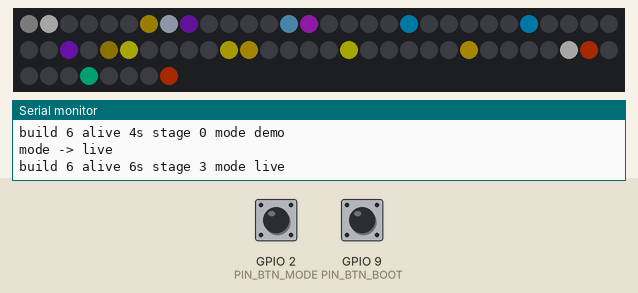
A program run on a simulated Seeed XIAO ESP32-C3. On the bench: 68 RGB LEDs in strip order, left to right, continuing on the next row, the last lines printed to the serial monitor. The inputs (shaded band) are chosen by the test bench; at power-on: GPIO 9 (PIN_BTN_BOOT) LOW, GPIO 2 (PIN_BTN_MODE) HIGH. Dim RGB values are drawn brighter than linear.

Above: at 7.0 s.
7.1 s: GPIO 9 (PIN_BTN_BOOT) pulled HIGH for 0.15 s
At 7.35 s:
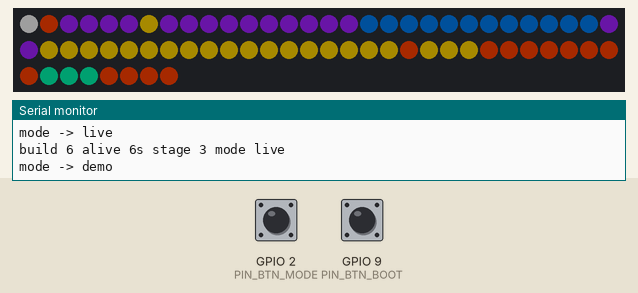
7.8 s: GPIO 9 (PIN_BTN_BOOT) pulled HIGH for 0.15 s
At 8.42 s:
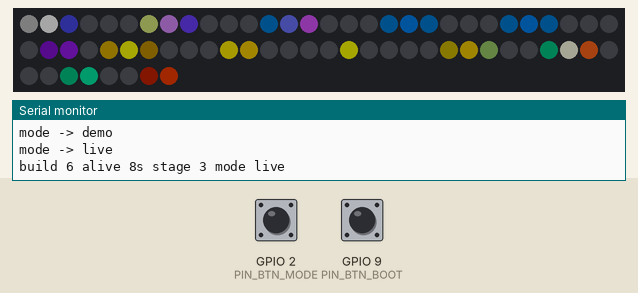
8.5 s: GPIO 9 (PIN_BTN_BOOT) pulled HIGH for 1 s
At 9.59 s:
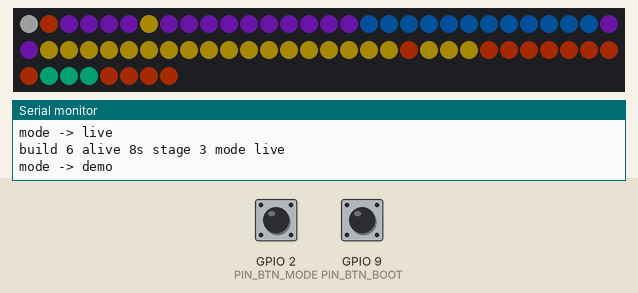
10.1 s: GPIO 9 (PIN_BTN_BOOT) pulled HIGH for 3.2 s
At 12.02 s:
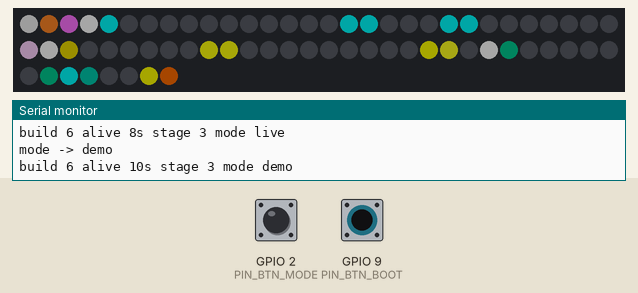
13.9 s: GPIO 9 (PIN_BTN_BOOT) pulled HIGH for 0.15 s
14.6 s: GPIO 9 (PIN_BTN_BOOT) pulled HIGH for 0.15 s
At 15.53 s:
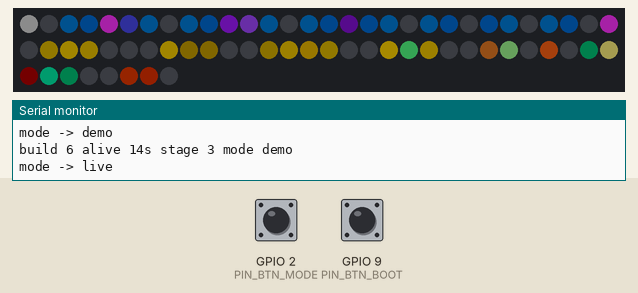

Measured:
- after the input at 7.1 s, the LEDs: change after 0.17 s (image 1)
- after the input at 7.8 s, the LEDs: first change after 0.16 s (image 2 shows a later state)
- after the input at 8.5 s, the LEDs: first differ from a run without the input after 1.0 s (image 3)
- after the input at 14.6 s, the LEDs: first change after 0.16 s (image 5 shows a later state)

The program:

main.cpp
```cpp
// Vancouver SkyTrain LED map - v3 firmware
// One WS2812B (XL-1615RGBC) per station, 68 LEDs total.
// Index tables are GENERATED from ai-v3/input/vancouver.json by
// tools/export_placement.py -> include/firmware_tables.h. Regenerate after
// any layout/chain change; never edit the tables by hand.
//
// Board: any XIAO module on the back (U1, DNP footprint). Pin assignments
// read off the PCB itself, not assumed - XIAO pad -> net:
//   pad 8  = D7 -> LED_IN, straight into LED1 DI (no level shifter on v3)
//   pad 1  = D0 -> BUTTON_01 (SW1)      pad 3 = D2 -> BUTTON_03 (SW3)
//   pad 2  = D1 -> BUTTON_02 (SW2)      pad 4 = D3 -> BUTTON_04 (SW4)
//   pad 13 = GND, pad 14 = 5V (VBUS) -> the LED +5V rail
// The switches are DNP; their pins idle high on the internal pull-ups.
// D7 is GPIO20 on the ESP32-C3 (GPIO1 on the RP2040) - the name is what
// matters, the core maps it to the right GPIO per board.
//
// Because SW1..SW4 are unpopulated, the only button on the assembly is the
// XIAO module's own BOOT button. On the ESP32-C3 that button is wired to
// GPIO9 = D9 with an external pull-up, and D9 is not connected to anything
// on this PCB, so it is free to use as the mode button. GPIO9 is a strapping
// pin: held low at reset the chip enters serial download mode instead of
// running this sketch, so it is only ever read after boot, and as a plain
// INPUT - the module already has the pull-up and enabling the internal one
// in parallel would only lower its value.

#include <Arduino.h>
#include "FastLED.h"
#include "firmware_tables.h"

constexpr uint8_t PIN_LED_DATA = D7;
constexpr uint8_t PIN_BTN_MODE = D0;   // SW1, DNP - harmless to read
constexpr uint8_t PIN_BTN_BOOT = D9;   // XIAO BOOT button, GPIO9
const uint32_t BAUD_RATE = 115200;
const uint8_t BUILD_NUMBER = 6;

// Bring-up staging. The LED driver is brought up from loop() rather than
// setup() so the heartbeat below starts printing before the RMT driver is
// touched: on a USB-CDC board the boot banner is gone before a monitor can
// attach, so "which stage did it reach" is the only thing you can actually
// read back. 0 = booted, 1 = FastLED up, 2 = chain tested, 3 = animating.
volatile uint8_t stage = 0;
const uint32_t LED_INIT_DELAY_MS = 4000;   // let USB CDC enumerate first

CRGB leds[NUM_LEDS];

uint8_t brightness = 40;

// 68 LEDs at full white would pull ~4 A; the board is fed from the XIAO's
// USB connector, so cap well under what a PC port and the module's VBUS
// trace will carry. Raise it when running from a dedicated 5 V supply on
// the +5V test point.
const uint32_t MAX_MILLIAMPS = 900;

// Two modes, toggled by the BOOT button.
//   DEMO - trains sweep the map fast enough to read at a glance. The boot
//          default, so the board explains itself when it powers on.
//   LIVE - the pace of the real system: about two minutes per station hop.
//          Nothing here is a schedule and there is no clock on this board;
//          "live" means faithful motion, not accurate departures.
enum Mode : uint8_t { MODE_DEMO = 0, MODE_LIVE = 1 };
Mode mode = MODE_DEMO;

const float LIVE_HOP_SECONDS = 120.0f;

// Service level in LIVE, and the one number worth tuning. Train count falls
// out of it: a round trip takes loopLen * LIVE_HOP_SECONDS, so trains in
// service = round_trip / headway. 720 s is late-evening service and leaves
// dark gaps between trains; 300 s is peak and lights roughly two thirds of
// the Expo Line at once.
const float LIVE_HEADWAY_SECONDS = 720.0f;

// Only DEMO leaves trails - LIVE redraws from black because its trains are
// drawn across two LEDs at fractional brightness and a fade would fight it.
const uint8_t DEMO_FADE_PER_FRAME = 24;

// A frame longer than this (a mode-change flash, a USB stall) advances the
// trains by this much at most, so the map never lurches.
const float MAX_FRAME_SECONDS = 0.1f;

// Full white on all 68 is the harshest thing this board does; the self test
// only has to prove each LED lights, so it does it well below full scale.
const CRGB SELFTEST_WHITE = CRGB(0x50, 0x50, 0x50);

// One colour per route, not per line. TransLink's own palette cannot work
// here: Expo's two branches cover 48 of the 68 station slots and Canada
// Line's teal (0x009AC7) is within a few degrees of Expo's blue (0x005DAA),
// which at this brightness makes the whole map read blue and yellow. So the
// two branch routes get hues of their own and Canada Line is pushed well
// away from blue. Hues are spread around the wheel (~15, 50, 165, 210, 285)
// to stay separable on a WS2812 at brightness 40.
const CRGB COLOR_EXPO = CRGB(0x00, 0x5D, 0xAA);          // TransLink blue, kept
const CRGB COLOR_EXPO_BRANCH = CRGB(0xA0, 0x20, 0xFF);   // violet
const CRGB COLOR_MILLENNIUM = CRGB(0xFD, 0xD0, 0x05);    // TransLink yellow, kept
const CRGB COLOR_CANADA = CRGB(0x00, 0xD0, 0x90);        // green-cyan
const CRGB COLOR_CANADA_BRANCH = CRGB(0xFF, 0x40, 0x00); // orange-red
const CRGB COLOR_SEABUS = CRGB(0xC0, 0xC0, 0xC0);

// Trains are positions on an out-and-back loop rather than objects that walk
// to a terminus and reverse: the loop is 2*(count-1) hops long, and N trains
// sit evenly spaced around it, all advancing together. Train count then costs
// nothing - 20 trains is the same work as 2 - and the spacing is exact.
struct Route {
  const int *idx;          // LED index per station along the route
  int count;
  CRGB color;
  float demoHopSeconds;    // each track gets its own DEMO cadence, 1-3 s
  float head;              // lead train, in fractional station-hops
};

Route routes[] = {
  {LINE_EXPO_LANGLEY_CITY_CENTRE, LINE_EXPO_LANGLEY_CITY_CENTRE_COUNT,
   COLOR_EXPO, 1.0f, 0.0f},
  {LINE_EXPO_PRODUCTION_WAY, LINE_EXPO_PRODUCTION_WAY_COUNT,
   COLOR_EXPO_BRANCH, 1.5f, 0.0f},
  {LINE_MILLENNIUM, LINE_MILLENNIUM_COUNT, COLOR_MILLENNIUM, 2.0f, 0.0f},
  {LINE_CANADA_YVR, LINE_CANADA_YVR_COUNT, COLOR_CANADA, 2.5f, 0.0f},
  {LINE_CANADA_RICHMOND_BRIGHOUSE, LINE_CANADA_RICHMOND_BRIGHOUSE_COUNT,
   COLOR_CANADA_BRANCH, 3.0f, 0.0f},
};
const int ROUTE_COUNT = sizeof(routes) / sizeof(routes[0]);

inline int loopLen(const Route &rt) {
  return (rt.count > 1) ? 2 * (rt.count - 1) : 1;
}

// Loop position -> station. 0..count-1 runs out to the far terminus, then
// back down to 1, so the loop closes without parking a train at either end.
inline int stationAt(const Route &rt, int p) {
  const int L = loopLen(rt);
  p %= L;
  if (p < 0) p += L;
  return (p < rt.count) ? p : (L - p);
}

inline int trainCount(const Route &rt) {
  if (mode == MODE_DEMO) return (loopLen(rt) >= 40) ? 3 : 2;
  const int n =
      (int)lroundf(loopLen(rt) * LIVE_HOP_SECONDS / LIVE_HEADWAY_SECONDS);
  return (n < 1) ? 1 : n;
}

// Power-on chain check: walk one lit LED from the first to the last, then
// flash every LED once. On a new board this shows at a glance that all 68
// are alive and in chain order - if the walk stops part way, the break is
// at the LED it stopped on.
void chainSelfTest() {
  for (int i = 0; i < NUM_LEDS; i++) {
    fill_solid(leds, NUM_LEDS, CRGB::Black);
    leds[i] = SELFTEST_WHITE;
    FastLED.show();
    delay(18);
  }
  for (int f = 0; f < 2; f++) {
    fill_solid(leds, NUM_LEDS, SELFTEST_WHITE);
    FastLED.show();
    delay(120);
    fill_solid(leds, NUM_LEDS, CRGB::Black);
    FastLED.show();
    delay(120);
  }
}

void setup() {
  Serial.begin(BAUD_RATE);
#if defined(ARDUINO_ARCH_ESP32)
  Serial.setTxTimeoutMs(0);   // never block waiting for a USB host to attach
#endif
  Serial.println("SkyTrain map v3 build " + String(BUILD_NUMBER));

  pinMode(PIN_BTN_MODE, INPUT_PULLUP);
  pinMode(PIN_BTN_BOOT, INPUT);   // module already pulls GPIO9 up
}

void startLeds() {
  FastLED.addLeds<WS2812B, PIN_LED_DATA, GRB>(leds, NUM_LEDS);
  FastLED.setBrightness(brightness);
  // USB powered: hard cap regardless of brightness/animation choices
  FastLED.setMaxPowerInVoltsAndMilliamps(5, MAX_MILLIAMPS);
}

void advanceTrains(float dtSeconds) {
  for (int r = 0; r < ROUTE_COUNT; r++) {
    Route &rt = routes[r];
    const float hop =
        (mode == MODE_DEMO) ? rt.demoHopSeconds : LIVE_HOP_SECONDS;
    rt.head = fmodf(rt.head + dtSeconds / hop, (float)loopLen(rt));
  }
}

void drawTrains() {
  for (int r = 0; r < ROUTE_COUNT; r++) {
    Route &rt = routes[r];
    const int L = loopLen(rt);
    const int n = trainCount(rt);
    const float spacing = (float)L / (float)n;
    for (int t = 0; t < n; t++) {
      const float p = fmodf(rt.head + spacing * (float)t, (float)L);
      const int p0 = (int)floorf(p);
      // A train between two stations lights both, split by how far along it
      // is. At two minutes a hop this glide is the only visible motion, and
      // it is what keeps LIVE from looking like a still map that twitches.
      const uint8_t w1 = (uint8_t)lroundf((p - (float)p0) * 255.0f);
      const uint8_t w0 = 255 - w1;
      // Additive, so an interchange carrying two lines blends their colours.
      leds[rt.idx[stationAt(rt, p0)]] += CRGB(rt.color).nscale8(w0);
      leds[rt.idx[stationAt(rt, p0 + 1)]] += CRGB(rt.color).nscale8(w1);
    }
  }
}

// Switching into LIVE makes the map go nearly still, which looks like a
// crash. Light every route in its own colour once so the press is visibly
// acknowledged.
void flashModeCue() {
  fill_solid(leds, NUM_LEDS, CRGB::Black);
  for (int r = 0; r < ROUTE_COUNT; r++) {
    for (int i = 0; i < routes[r].count; i++) {
      leds[routes[r].idx[i]] = routes[r].color;
    }
  }
  leds[LINE_SEABUS[0]] = COLOR_SEABUS;
  FastLED.show();
  delay(180);
  fill_solid(leds, NUM_LEDS, CRGB::Black);
  FastLED.show();
  delay(120);
}

void setMode(Mode m) {
  mode = m;
  Serial.printf("mode -> %s\n", (m == MODE_DEMO) ? "demo" : "live");
  flashModeCue();
}

void handleButtons() {
  static uint32_t lastChange = 0;
  static bool prevPressed = false;
  // Both are active-low: BOOT through the module's external pull-up, SW1
  // through the internal one (and SW1 is DNP, so it never really reads low).
  const bool pressed = (digitalRead(PIN_BTN_BOOT) == LOW) ||
                       (digitalRead(PIN_BTN_MODE) == LOW);
  if (pressed && !prevPressed && (millis() - lastChange) > 250) {
    lastChange = millis();
    setMode((mode == MODE_DEMO) ? MODE_LIVE : MODE_DEMO);
  }
  prevPressed = pressed;
}

void loop() {
  // Heartbeat first, so it reports even if a later stage wedges.
  EVERY_N_MILLISECONDS(2000) {
    Serial.printf("build %u alive %lus stage %u mode %s\n",
                  BUILD_NUMBER, millis() / 1000, stage,
                  (mode == MODE_DEMO) ? "demo" : "live");
  }

  if (stage == 0) {
    if (millis() < LED_INIT_DELAY_MS) return;
    startLeds();
    stage = 1;
    return;
  }
  if (stage == 1) {
    chainSelfTest();
    stage = 2;
    return;
  }
  if (stage == 2) {
    stage = 3;
  }

  handleButtons();

  static uint32_t lastFrame = 0;
  const uint32_t now = millis();
  if (lastFrame == 0) lastFrame = now;
  float dt = (float)(now - lastFrame) / 1000.0f;
  lastFrame = now;
  if (dt > MAX_FRAME_SECONDS) dt = MAX_FRAME_SECONDS;
  advanceTrains(dt);

  if (mode == MODE_DEMO) {
    fadeToBlackBy(leds, NUM_LEDS, DEMO_FADE_PER_FRAME);
  } else {
    fill_solid(leds, NUM_LEDS, CRGB::Black);
  }
  drawTrains();

  // SeaBus: slow breathing pulse
  leds[LINE_SEABUS[0]] = COLOR_SEABUS;
  leds[LINE_SEABUS[0]].nscale8(beatsin8(6, 20, 255));

  FastLED.show();
  delay(16);
}
```

firmware_tables.h
```cpp
// GENERATED by export_placement.py - do not edit by hand.
// City: vancouver. LED index = position in data chain.
#pragma once

const uint16_t NUM_LEDS = 68;

const int LINE_EXPO_PRODUCTION_WAY_COUNT = 20;
const int LINE_EXPO_PRODUCTION_WAY[] = {
      1, // Waterfront
      2, // Burrard
      3, // Granville
      4, // Stadium–Chinatown
      5, // Main Street–Science World
      6, // Commercial–Broadway
      7, // Nanaimo
      8, // 29th Avenue
      9, // Joyce–Collingwood
     10, // Patterson
     11, // Metrotown
     12, // Royal Oak
     13, // Edmonds
     14, // 22nd Street
     15, // New Westminster
     16, // Columbia
     29, // Sapperton
     30, // Braid
     31, // Lougheed Town Centre
     32, // Production Way–University
};

const int LINE_EXPO_LANGLEY_CITY_CENTRE_COUNT = 28;
const int LINE_EXPO_LANGLEY_CITY_CENTRE[] = {
      1, // Waterfront
      2, // Burrard
      3, // Granville
      4, // Stadium–Chinatown
      5, // Main Street–Science World
      6, // Commercial–Broadway
      7, // Nanaimo
      8, // 29th Avenue
      9, // Joyce–Collingwood
     10, // Patterson
     11, // Metrotown
     12, // Royal Oak
     13, // Edmonds
     14, // 22nd Street
     15, // New Westminster
     16, // Columbia
     17, // Scott Road
     18, // Gateway
     19, // Surrey Central
     20, // King George
     21, // Green Timbers
     22, // 152 Street
     23, // Fleetwood
     24, // Bakerview
     25, // Hillcrest
     26, // Clayton
     27, // Willowbrook
     28, // Langley City Centre
};

const int LINE_MILLENNIUM_COUNT = 23;
const int LINE_MILLENNIUM[] = {
     52, // Arbutus
     51, // South Granville
     50, // Oak–VGH
     49, // Broadway–City Hall
     48, // Mount Pleasant
     47, // Great Northern Way–Emily Carr
     46, // VCC–Clark
      6, // Commercial–Broadway
     45, // Renfrew
     44, // Rupert
     43, // Gilmore
     42, // Brentwood Town Centre
     41, // Holdom
     40, // Sperling–Burnaby Lake
     39, // Lake City Way
     32, // Production Way–University
     31, // Lougheed Town Centre
     33, // Burquitlam
     34, // Moody Centre
     35, // Inlet Centre
     36, // Coquitlam Central
     37, // Lincoln
     38, // Lafarge Lake–Douglas
};

const int LINE_CANADA_YVR_COUNT = 13;
const int LINE_CANADA_YVR[] = {
      1, // Waterfront
     53, // Vancouver City Centre
     54, // Yaletown–Roundhouse
     55, // Olympic Village
     49, // Broadway–City Hall
     56, // King Edward
     57, // Oakridge–41st Avenue
     58, // Langara–49th Avenue
     59, // Marine Drive
     60, // Bridgeport
     61, // Templeton
     62, // Sea Island Centre
     63, // YVR–Airport
};

const int LINE_CANADA_RICHMOND_BRIGHOUSE_COUNT = 14;
const int LINE_CANADA_RICHMOND_BRIGHOUSE[] = {
      1, // Waterfront
     53, // Vancouver City Centre
     54, // Yaletown–Roundhouse
     55, // Olympic Village
     49, // Broadway–City Hall
     56, // King Edward
     57, // Oakridge–41st Avenue
     58, // Langara–49th Avenue
     59, // Marine Drive
     60, // Bridgeport
     64, // Capstan
     65, // Aberdeen
     66, // Lansdowne
     67, // Richmond–Brighouse
};

const int LINE_SEABUS_COUNT = 1;
const int LINE_SEABUS[] = {
      0, // SeaBus
};
```
